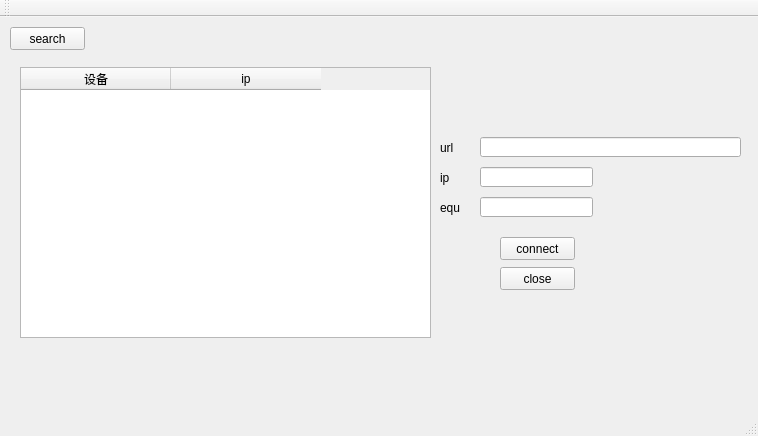
<?xml version="1.0" encoding="UTF-8"?>
<ui version="4.0">
 <class>ClientClass</class>
 <widget class="QMainWindow" name="ClientClass">
  <property name="geometry">
   <rect>
    <x>0</x>
    <y>0</y>
    <width>758</width>
    <height>436</height>
   </rect>
  </property>
  <property name="windowTitle">
   <string>Client</string>
  </property>
  <widget class="QWidget" name="centralWidget">
   <widget class="QPushButton" name="close">
    <property name="geometry">
     <rect>
      <x>500</x>
      <y>250</y>
      <width>75</width>
      <height>23</height>
     </rect>
    </property>
    <property name="text">
     <string>close</string>
    </property>
   </widget>
   <widget class="QLabel" name="label_2">
    <property name="geometry">
     <rect>
      <x>440</x>
      <y>150</y>
      <width>31</width>
      <height>21</height>
     </rect>
    </property>
    <property name="text">
     <string>ip</string>
    </property>
   </widget>
   <widget class="QLineEdit" name="equ">
    <property name="geometry">
     <rect>
      <x>480</x>
      <y>180</y>
      <width>113</width>
      <height>20</height>
     </rect>
    </property>
   </widget>
   <widget class="QLabel" name="label_3">
    <property name="geometry">
     <rect>
      <x>440</x>
      <y>180</y>
      <width>31</width>
      <height>21</height>
     </rect>
    </property>
    <property name="text">
     <string>equ</string>
    </property>
   </widget>
   <widget class="QTableWidget" name="tableWidget">
    <property name="geometry">
     <rect>
      <x>20</x>
      <y>50</y>
      <width>411</width>
      <height>271</height>
     </rect>
    </property>
    <attribute name="horizontalHeaderDefaultSectionSize">
     <number>150</number>
    </attribute>
    <column>
     <property name="text">
      <string>设备</string>
     </property>
    </column>
    <column>
     <property name="text">
      <string>ip</string>
     </property>
    </column>
   </widget>
   <widget class="QLineEdit" name="ip">
    <property name="geometry">
     <rect>
      <x>480</x>
      <y>150</y>
      <width>113</width>
      <height>20</height>
     </rect>
    </property>
   </widget>
   <widget class="QLineEdit" name="url">
    <property name="geometry">
     <rect>
      <x>480</x>
      <y>120</y>
      <width>261</width>
      <height>20</height>
     </rect>
    </property>
   </widget>
   <widget class="QLabel" name="label">
    <property name="geometry">
     <rect>
      <x>440</x>
      <y>120</y>
      <width>31</width>
      <height>21</height>
     </rect>
    </property>
    <property name="text">
     <string>url</string>
    </property>
   </widget>
   <widget class="QPushButton" name="search">
    <property name="geometry">
     <rect>
      <x>10</x>
      <y>10</y>
      <width>75</width>
      <height>23</height>
     </rect>
    </property>
    <property name="text">
     <string>search</string>
    </property>
   </widget>
   <widget class="QPushButton" name="connect">
    <property name="geometry">
     <rect>
      <x>500</x>
      <y>220</y>
      <width>75</width>
      <height>23</height>
     </rect>
    </property>
    <property name="autoFillBackground">
     <bool>false</bool>
    </property>
    <property name="text">
     <string>connect</string>
    </property>
   </widget>
   <widget class="QLabel" name="info">
    <property name="geometry">
     <rect>
      <x>600</x>
      <y>220</y>
      <width>101</width>
      <height>16</height>
     </rect>
    </property>
    <property name="text">
     <string/>
    </property>
   </widget>
  </widget>
  <widget class="QMenuBar" name="menuBar">
   <property name="geometry">
    <rect>
     <x>0</x>
     <y>0</y>
     <width>758</width>
     <height>23</height>
    </rect>
   </property>
  </widget>
  <widget class="QToolBar" name="mainToolBar">
   <attribute name="toolBarArea">
    <enum>TopToolBarArea</enum>
   </attribute>
   <attribute name="toolBarBreak">
    <bool>false</bool>
   </attribute>
  </widget>
  <widget class="QStatusBar" name="statusBar"/>
 </widget>
 <layoutdefault spacing="6" margin="11"/>
 <resources>
  <include location="Client.qrc"/>
 </resources>
 <connections/>
</ui>
